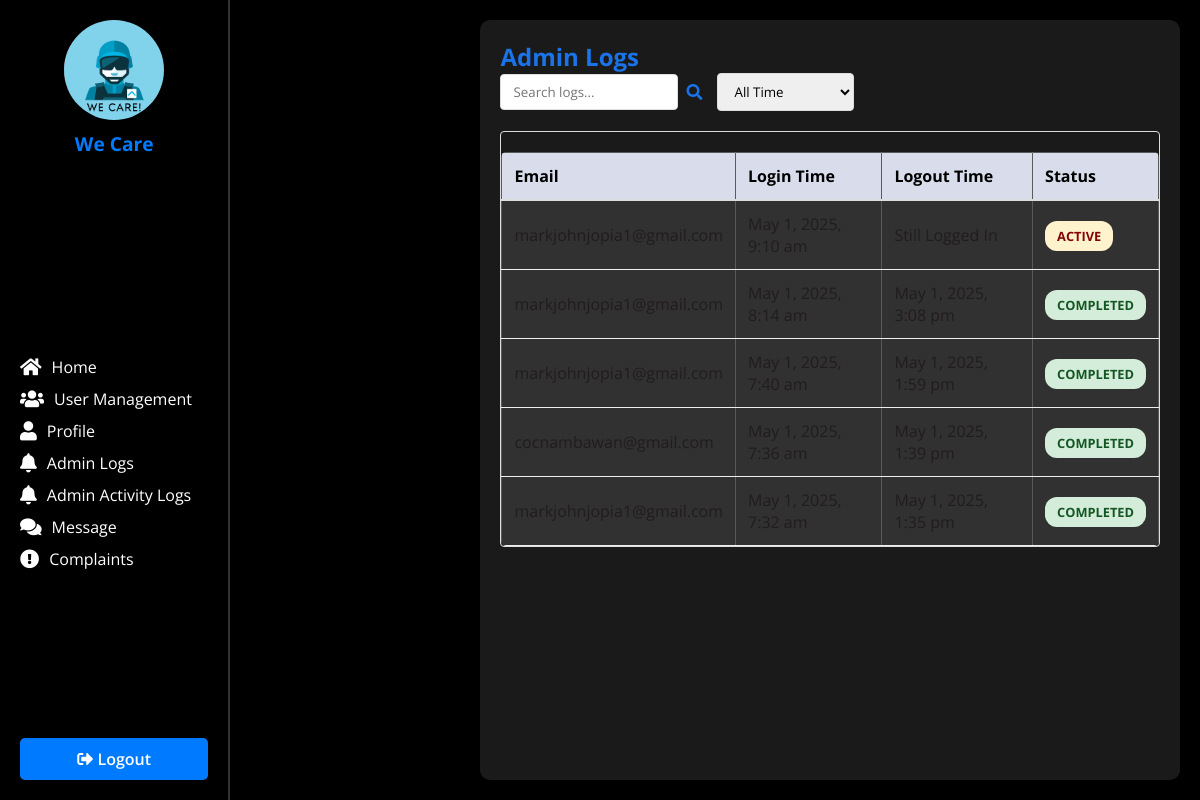
The app's page /admin_logs.php (signed in), older data.
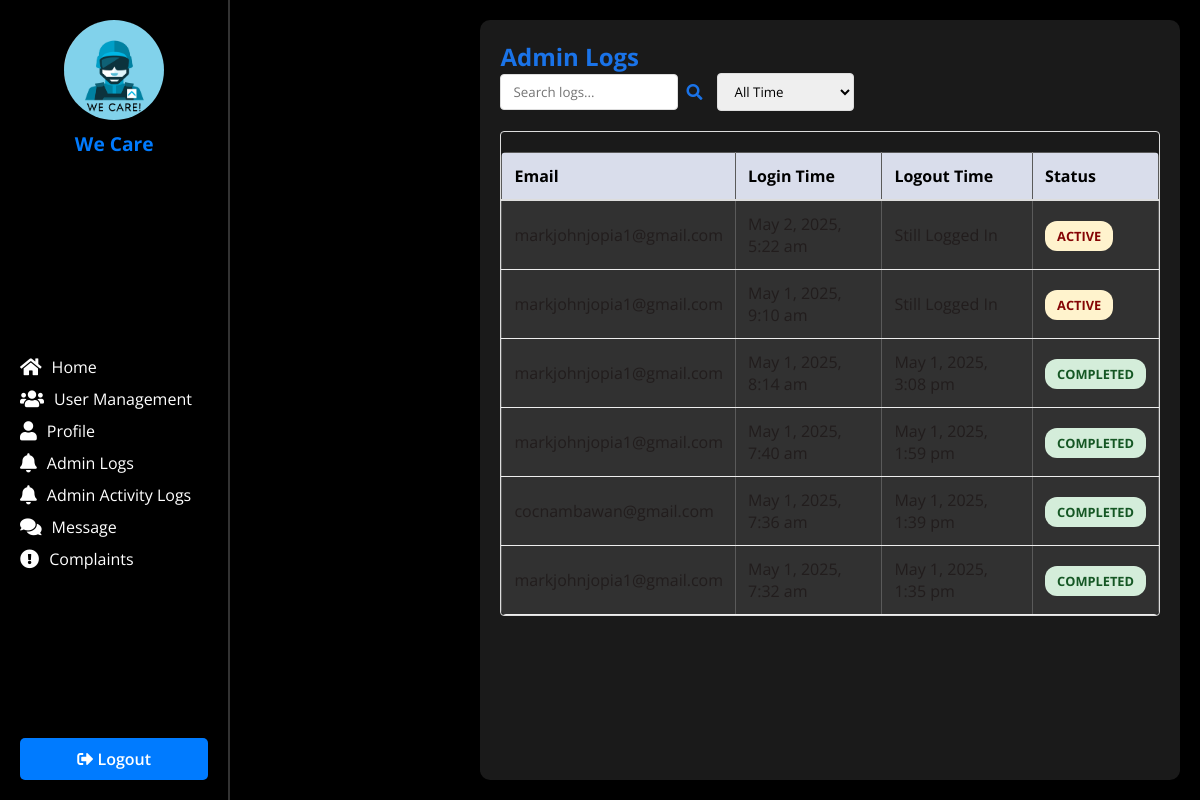
The same page, newer data.
### tables this page shows
CREATE TABLE `admin_logs` (
  `id` int(11) NOT NULL,
  `user_id` int(11) NOT NULL,
  `email` varchar(255) NOT NULL,
  `login_time` datetime NOT NULL,
  `logout_time` datetime DEFAULT NULL
);

### admin_logs.php (the view, shortened to what this page needs)
<?php
require_once 'includes/db_conn.php';
try {
    $stmt = $conn->prepare("SELECT * FROM admin_logs ORDER BY login_time DESC");
    $stmt->execute();
    $logs = $stmt->fetchAll(PDO::FETCH_ASSOC);
} catch (PDOException $e) {
    die("Error fetching admin logs: " . $e->getMessage());
}
?>
<!DOCTYPE html>
<html lang="en">
<head>
    <link rel="stylesheet" href="assets/css/style.css">
    <link href="https://cdnjs.cloudflare.com/ajax/libs/font-awesome/5.15.4/css/all.min.css" rel="stylesheet">
</head>
<body>
    <div class="dashboard-wrapper">
        <?php include 'includes/sidebar.php'; ?>
        <main class="main-content">
            <div class="container">
                <h2 style="color: #1a73e8;">Admin Logs</h2>
                <div class="filter-container">
                    <div class="filter-group">
                        <input type="text" id="search" class="filter-input" placeholder="Search logs...">
                        <i class="fas fa-search" style="color: #1a73e8;"></i>
                    </div>
                    <div class="filter-group">
                        <select id="timeFilter" class="filter-input">
                            <option value="all">All Time</option>
                        </select>
                    </div>
                </div>
                <div class="table-container">
                    <table class="log-table">
                        <thead>
                            <tr>
                                <th>Email</th>
                                <th>Login Time</th>
                                <th>Logout Time</th>
                                <th>Status</th>
                            </tr>
                        </thead>
                        <tbody>
                            <?php foreach ($logs as $log): ?>
                                <tr>
                                    <td><?php echo htmlspecialchars($log['email']); ?></td>
                                    <td data-timestamp="<?php echo strtotime($log['login_time']); ?>">
                                        <?php echo date("F j, Y, g:i a", strtotime($log['login_time'])); ?>
                                    </td>
                                    <td>
                                        <?php if ($log['logout_time']): ?>
                                            <?php echo date("F j, Y, g:i a", strtotime($log['logout_time'])); ?>
                                        <?php else: ?>
                                            Still Logged In
                                        <?php endif; ?>
                                    </td>
                                    <td>
                                        <span class="status <?php echo $log['logout_time'] ? 'success' : 'warning'; ?>">
                                            <?php echo $log['logout_time'] ? 'Completed' : 'Active'; ?>
                                        </span>
                                    </td>
                                </tr>
                            <?php endforeach; ?>
                        </tbody>
                    </table>
                </div>
            </div>
        </main>
    </div>
</body>
</html>

Row changes from the older to the newer data that the page shows:
added admin_logs: email "markjohnjopia1@gmail.com", login_time "May 2, 2025, 5:22 am", shows "Still Logged In", shows "ACTIVE"
